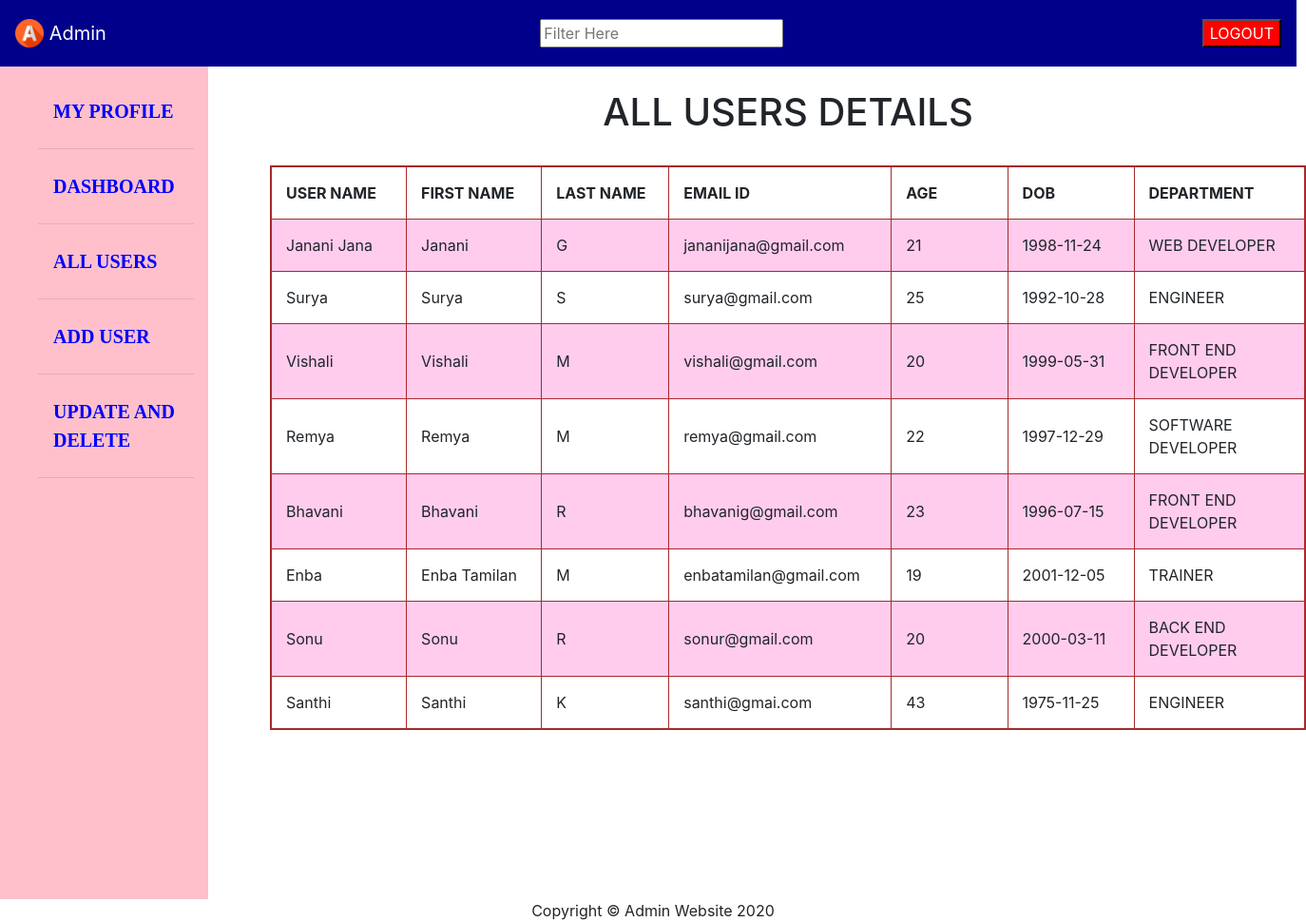
Screenshot of /admin/alluserpage.php with the database file from the repository.
### tables this page shows
CREATE TABLE `userdetails` (
  `uid` int(11) NOT NULL,
  `firstname` varchar(30) NOT NULL,
  `lastname` varchar(30) NOT NULL,
  `username` varchar(30) NOT NULL,
  `emailid` varchar(45) NOT NULL,
  `password` varchar(15) DEFAULT NULL,
  `age` int(11) NOT NULL,
  `dob` varchar(15) NOT NULL
);

CREATE TABLE `department` (
  `did` int(11) NOT NULL,
  `deptname` varchar(20) NOT NULL
);

### admin/alluserpage.php (the view, shortened to what this page needs)
<!DOCTYPE html>
<html>
<head>
    <link rel="stylesheet" href="css/bootstrap.min.css">
</head>
<body>
<div class="row">
 <div class="col-12" style="width:100%;">
 <nav class="navbar navbar-light " style="height:70px;width:1364px;background-color:darkblue">
  <a class="navbar-brand" href="#" style="color:white">
    <img src="images/a.png" width="30" height="30" class="d-inline-block align-top" alt="">
    Admin
  </a>
  <input type="text" id="search" onkeyup="filters()" placeholder="Filter Here">
  <button style="background-color:red;float:right"><a href="logout.php" style="color:white;text-decoration:none">LOGOUT</a></button>
</nav>
</div>
  <div class="col-2" style="background-color:pink;">
     <br>
    <ul>
    <li class="nav-item ">
        <a class="nav-link"  href="adminprofile.php">
        MY PROFILE
        </a>
    </li>
     <hr>
    <li class="nav-item">
        <a class="nav-link"  href="dashboard.php">
         DASHBOARD
        </a>
    </li>
     <hr>
    <li class="nav-item active">
        <a class="nav-link"  href="alluserpage.php">
         ALL USERS
        </a>
    </li>
    <hr>
    <li class="nav-item">
        <a class="nav-link"  href="adduserpage.php">
         ADD USER
        </a>
    </li>
     <hr>
    <li class="nav-item ">
        <a class="nav-link"  href="update_delete.php">
         UPDATE AND DELETE
        </a>
    </li>
     <hr>
    </ul>
  </div>
  <div class="col-10" style="background-color:snow white;height:900px;width:700px">
  <div id="view_users" style="float:left;margin-left:50px">
  <br>
         <center> <h1>
          ALL USERS DETAILS
          </h1>
          </center>
          <br>
          <?php
          require('includes/database.php');
          $result = mysqli_query($conn,"SELECT * FROM userdetails as u join department as d on u.uid=d.did ");
          echo "<table cellpadding='15px' cellspacing='70px' border='1' id='filtersearch'>";
          echo "<tr><th>USER NAME</th><th>FIRST NAME</th><th>LAST NAME</th><th>EMAIL ID</th><th>AGE</th><th>DOB</th><th>DEPARTMENT</th></tr>";
          ?>
          <?php
          while($row = mysqli_fetch_array($result))
          {
            echo "<tr><td>". $row['username']."</td>";
            echo "<td>". $row['firstname']."</td>";
            echo "<td>".$row['lastname']."</td>";
            echo "<td>".$row['emailid']."</td>";
            echo "<td>".$row['age']."</td>";
            echo "<td>".$row['dob']."</td>";
            echo "<td>".$row['deptname']."</td></tr>";
          }
          ?>
          <?php
          echo "</table>";
          ?>
    </div>
    </div>
<div class="fixed-bottom">
<?php
include('includes/footer.php');
?>
</div>
</body>
</html>

### admin/includes/footer.php (shortened to what this page needs)
<!DOCTYPE html>
<html>
<head>
</head>
<body>
<footer class="footer bg-white">
        <div class="container my-auto">
          <div class="copyright text-center my-auto">
            <span>Copyright &copy; Admin Website 2020</span>
          </div>
        </div>
      </footer>
</body>
</html>

### admin/alluserpage.php (style rules this page uses)
ul { list-style-type: none; }
ul li a { color:blue; font-size: 20px; font-family: georgia; font-weight:bold; }
table { border:2px solid brown; }
td { column-width: 250px; }
tr:nth-child(even) { background-color:#ffccee; }

### rows the page displays
userdetails: username "Janani Jana", firstname "Janani", lastname "G", emailid "jananijana@gmail.com", age "21", dob "1998-11-24", department.deptname "WEB DEVELOPER"
userdetails: username "Surya", firstname "Surya", lastname "S", emailid "surya@gmail.com", age "25", dob "1992-10-28", department.deptname "ENGINEER"
userdetails: username "Vishali", firstname "Vishali", lastname "M", emailid "vishali@gmail.com", age "20", dob "1999-05-31", department.deptname "FRONT END DEVELOPER"
userdetails: username "Remya", firstname "Remya", lastname "M", emailid "remya@gmail.com", age "22", dob "1997-12-29", department.deptname "SOFTWARE DEVELOPER"
userdetails: username "Bhavani", firstname "Bhavani", lastname "R", emailid "bhavanig@gmail.com", age "23", dob "1996-07-15", department.deptname "FRONT END DEVELOPER"
userdetails: username "Enba", firstname "Enba Tamilan", lastname "M", emailid "enbatamilan@gmail.com", age "19", dob "2001-12-05", department.deptname "TRAINER"
userdetails: username "Sonu", firstname "Sonu", lastname "R", emailid "sonur@gmail.com", age "20", dob "2000-03-11", department.deptname "BACK END DEVELOPER"
userdetails: username "Santhi", firstname "Santhi", lastname "K", emailid "santhi@gmai.com", age "43", dob "1975-11-25", department.deptname "ENGINEER"
